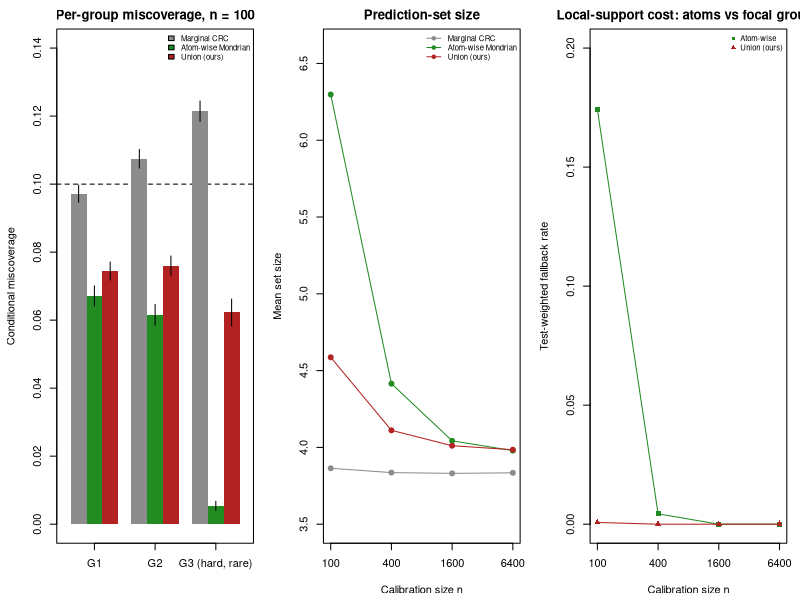
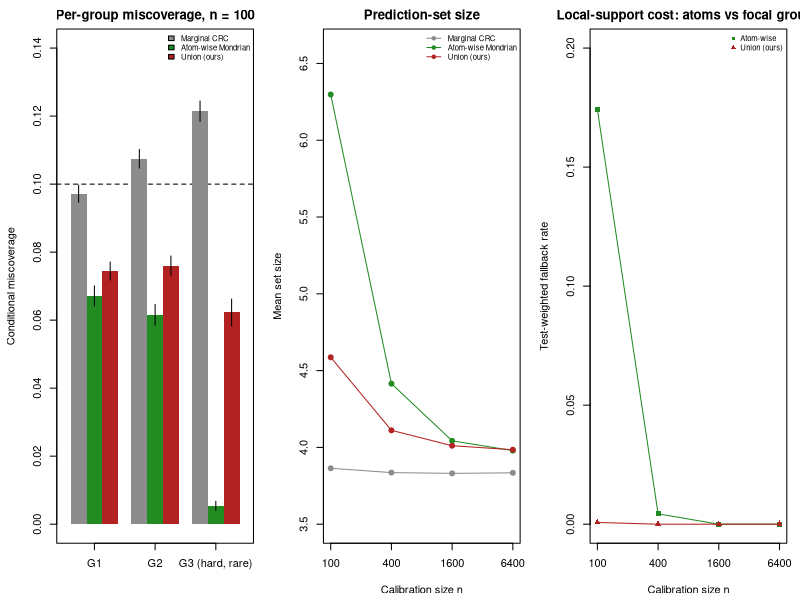

These charts were generated, in order, by the following R code:
## Section 5.2, E4a: Overlapping-group miscoverage and local support
## Audited revision. Base R; no external packages.
## Main change: independent held-out evaluation draw per replication so that
## across-replication Monte Carlo standard errors include test-sample variation.
## The calibration algorithms and score are unchanged from the supplied code.
## Outputs: figures/fig_overlap_miscoverage.pdf and .png;
##          figures/example2_summary.csv and example2_atoms.csv.

set.seed(20261025)
L <- 3L; B <- 1; ALPHA <- 0.10; NV <- 2L^L
VEC <- t(sapply(0:(NV-1L), function(a)
  bitwAnd(bitwShiftR(a, 0:(L-1L)), 1L)))
PAT <- apply(VEC, 1L, function(v) paste(v, collapse=""))
P <- c(0.55, 0.40, 0.18)
GAM <- c(1.70, 1.00, 0.40)
NOISE <- 1.0; TAU <- qnorm(1-P)
BARRIER <- B / ALPHA
NS <- c(100L, 400L, 1600L, 6400L)
REPS <- 500L
NEVAL <- 6000L  # independent test observations per replicate
LMAX <- 1e9    # finite maximal action; scores bounded by probability clipping
POW2 <- 2^(0:(L-1L))
METHODS <- c(marg=1L, atom=2L, union=3L)

# X can be taken as eta (or q); Y is generated from latent Gaussian z.
# q is a fixed predictive score component, NOT assumed to be the true
# conditional probability when labels are dependent.
gen <- function(n, rho) {
  f <- matrix(rnorm(n), n, 1L)
  e <- matrix(rnorm(n*L), n, L)
  z <- sqrt(rho)*f[, rep(1L, L)] + sqrt(1-rho)*e
  Y <- 0L + (z > matrix(TAU, n, L, byrow=TRUE))
  eta <- matrix(GAM, n, L, byrow=TRUE) *
    (z - matrix(TAU, n, L, byrow=TRUE)) +
    NOISE*matrix(rnorm(n*L), n, L)
  q <- pmin(pmax(plogis(eta), 1e-6), 1-1e-6)
  base <- rowSums(-log1p(-q))
  delta <- log1p(-q) - log(q)
  sc <- base + delta %*% t(VEC)
  yid <- as.integer(round(Y %*% POW2))
  list(Y=Y, yid=yid, sc=sc)
}

# For continuous true-label scores this is exactly the CRC cutoff:
# the floor((n+1)*alpha)-th largest score. If count is insufficient,
# choose the maximal threshold, which admits all eligible candidates.
crc_cut <- function(strue, alpha=ALPHA) {
  n <- length(strue)
  k <- floor((n+1)*alpha)
  if (n==0L || k<1L) return(list(t=LMAX, def=TRUE))
  list(t=sort(strue, decreasing=TRUE)[k], def=FALSE)
}

mc_hw <- function(x) 1.96 * sd(x) / sqrt(length(x))

run <- function(rho) {
  # Group index 1 is G0={Y=000}; indices 2,3,4 are focal G1,G2,G3.
  Rg <- array(NA_real_, c(REPS, L+1L, length(METHODS), length(NS)))
  Rp <- array(NA_real_, c(REPS, length(METHODS), length(NS)))
  Sz <- array(NA_real_, c(REPS, length(METHODS), length(NS)))
  # Test-pattern-probability-weighted fallback probability.
  Fb <- array(NA_real_, c(REPS, 2L, length(NS)))
  # Fraction of the 8 atom groups / 4 original groups selecting max.
  Fg <- array(NA_real_, c(REPS, 2L, length(NS)))
  atoms <- matrix(0, length(NS), NV)
  adefr <- matrix(0, length(NS), NV)
  tmr <- c(marg=0, atom=0, union=0)

  for (ni in seq_along(NS)) {
    n <- NS[ni]
    for (r in seq_len(REPS)) {
      dc <- gen(n, rho)
      Yc <- dc$Y; yidc <- dc$yid
      strue_c <- dc$sc[cbind(seq_len(n), yidc+1L)]

      start <- proc.time()[3]
      tm <- crc_cut(strue_c)$t
      tmr["marg"] <- tmr["marg"] + proc.time()[3]-start
      cut_marg <- rep(tm, NV)

      start <- proc.time()[3]
      ta <- numeric(NV); adef <- logical(NV)
      for (a in 0:(NV-1L)) {
        cc <- crc_cut(strue_c[yidc==a])
        ta[a+1L] <- cc$t; adef[a+1L] <- cc$def
      }
      tmr["atom"] <- tmr["atom"] + proc.time()[3]-start
      cut_atom <- ta
      atoms[ni, ] <- atoms[ni, ] + tabulate(yidc+1L, nbins=NV)
      adefr[ni, ] <- adefr[ni, ] + adef

      start <- proc.time()[3]
      foc <- lapply(seq_len(L), function(j) crc_cut(strue_c[Yc[,j]==1]))
      tf <- vapply(foc, function(z) z$t, numeric(1))
      cb <- crc_cut(strue_c[yidc==0L]); t0b <- cb$t
      cut_un <- vapply(0:(NV-1L), function(a) {
        on <- which(VEC[a+1L, ]==1)
        if (length(on)>0L) max(tf[on]) else t0b
      }, numeric(1))
      tmr["union"] <- tmr["union"] + proc.time()[3]-start

      Fg[r,1,ni] <- mean(adef)
      Fg[r,2,ni] <- mean(c(cb$def, vapply(foc, function(z) z$def, logical(1))))

      # A fresh test sample for every replication. Common test points within
      # the replication give paired comparisons across the three methods.
      ep <- gen(NEVAL, rho)
      Yp <- ep$Y; yidp <- ep$yid; scp <- ep$sc
      gm <- c(list(yidp==0L), lapply(seq_len(L), function(j) Yp[,j]==1L))
      Fb[r,1,ni] <- mean(adef[yidp+1L])
      Fb[r,2,ni] <- mean(cut_un[yidp+1L] >= LMAX)

      for (nm in names(METHODS)) {
        mi <- METHODS[nm]
        cut <- switch(nm, marg=cut_marg, atom=cut_atom, union=cut_un)
        adm <- sweep(scp, 2L, cut, FUN="<=")
        covered <- adm[cbind(seq_len(NEVAL), yidp+1L)]
        for (g in seq_len(L+1L)) Rg[r,g,mi,ni] <- mean(!covered[gm[[g]]])
        Rp[r,mi,ni] <- mean(!covered)
        Sz[r,mi,ni] <- mean(rowSums(adm))
      }
    }
    atoms[ni, ] <- atoms[ni, ]/REPS
    adefr[ni, ] <- adefr[ni, ]/REPS
  }
  list(Rg=Rg, Rp=Rp, Sz=Sz, Fb=Fb, Fg=Fg, atoms=atoms,
       adefr=adefr, cal_ms=1000*tmr/(REPS*length(NS)), midx=METHODS)
}

res_ind <- run(0.0)
res_cor <- run(0.5)

mk_summary <- function(res, cond) {
  do.call(rbind, lapply(names(res$midx), function(nm) {
    mi <- res$midx[nm]
    do.call(rbind, lapply(seq_along(NS), function(ni) {
      is_marg <- nm=="marg"
      defidx <- if (nm=="atom") 1L else 2L
      data.frame(
        condition=cond,
        method=c(marg="Marginal CRC",atom="Atom-wise Mondrian",union="Union (ours)")[nm],
        n=NS[ni],
        pooled_risk=mean(res$Rp[,mi,ni]),
        risk_G0=mean(res$Rg[,1,mi,ni]),
        risk_G1=mean(res$Rg[,2,mi,ni]),
        risk_G2=mean(res$Rg[,3,mi,ni]),
        risk_G3=mean(res$Rg[,4,mi,ni]),
        mean_size=mean(res$Sz[,mi,ni]),
        weighted_default_rate=if(is_marg) NA_real_ else mean(res$Fb[,defidx,ni]),
        fraction_groups_default=if(is_marg) NA_real_ else mean(res$Fg[,defidx,ni]),
        cal_ms_per_rep=unname(res$cal_ms[nm]),
        risk_G3_hw=mc_hw(res$Rg[,4,mi,ni]),
        mean_size_hw=mc_hw(res$Sz[,mi,ni]),
        row.names=NULL
      )
    }))
  }))
}

summary <- rbind(mk_summary(res_ind, "independent"),
                 mk_summary(res_cor, "correlated"))
dir.create("figures", recursive=TRUE, showWarnings=FALSE)
write.csv(summary, "figures/example2_summary.csv", row.names=FALSE)
atom_tab <- data.frame(atom=PAT,
                       avg_count_n100=res_ind$atoms[1,],
                       default_rate_n100=res_ind$adefr[1,])
write.csv(atom_tab, "figures/example2_atoms.csv", row.names=FALSE)

cat(sprintf("Example 2: L=%d, alpha=%.2f, B/alpha=%.0f, %d reps, %d fresh test samples per rep\n",
            L,ALPHA,BARRIER,REPS,NEVAL))
print(summary[,c("condition","method","n","risk_G0","risk_G1","risk_G2","risk_G3",
                "mean_size","weighted_default_rate","fraction_groups_default")],
      row.names=FALSE, digits=3)
cat("\nAtom counts and fallback rates at n=100 (independent labels):\n")
print(atom_tab, row.names=FALSE, digits=3)

make_plot <- function(file, format=c("pdf", "png")) {
  format <- match.arg(format)
  if(format=="pdf") pdf(file, width=14, height=4.1, useDingbats=FALSE)
  else png(file, width=1750, height=512, res=125)
  old <- par(mfrow=c(1,3), mar=c(4.3,4.3,2.2,1))
  on.exit({par(old); dev.off()}, add=TRUE)
  R <- res_ind; mi <- R$midx
  cols <- c(marg="grey55", atom="forestgreen", union="firebrick")
  labs <- c(marg="Marginal CRC",atom="Atom-wise Mondrian",union="Union (ours)")

  w <- .26; gx <- seq_len(L)
  plot(NA, xlim=c(.5,L+.5), ylim=c(0,.14), xaxt="n", xlab="",
       ylab="Conditional miscoverage", main="Per-group miscoverage, n = 100")
  abline(h=ALPHA, lty=2)
  for(i in seq_along(mi)) {
    nm <- names(mi)[i]; x <- gx+(i-2)*w
    mu <- vapply(1:L, function(g) mean(R$Rg[,g+1,mi[nm],1]), numeric(1))
    hw <- vapply(1:L, function(g) mc_hw(R$Rg[,g+1,mi[nm],1]), numeric(1))
    rect(x-w/2,0,x+w/2,mu,col=cols[nm],border=NA)
    segments(x,pmax(0,mu-hw),x,mu+hw)
  }
  axis(1,gx,c("G1","G2","G3 (hard, rare)"))
  legend("topright",labs,fill=cols,bty="n",cex=.7)

  plot(NA,xlim=range(NS),ylim=c(3.5,6.6),log="x",xaxt="n",
       xlab="Calibration size n",ylab="Mean set size",
       main="Prediction-set size")
  axis(1,NS,NS)
  for(nm in names(mi))
    lines(NS,vapply(seq_along(NS),function(ni) mean(R$Sz[,mi[nm],ni]),numeric(1)),
          type="o",pch=19,col=cols[nm])
  legend("topright",labs,lty=1,pch=19,col=cols,bty="n",cex=.7)

  plot(NA,xlim=range(NS),ylim=c(0,.20),log="x",xaxt="n",
       xlab="Calibration size n",ylab="Test-weighted fallback rate",
       main="Local-support cost: atoms vs focal groups")
  axis(1,NS,NS)
  for(k in 1:2) {
    nm <- c("atom","union")[k]
    lines(NS,vapply(seq_along(NS),function(ni) mean(R$Fb[,k,ni]),numeric(1)),
          type="o",pch=c(15,17)[k],col=cols[nm])
  }
  legend("topright",c("Atom-wise","Union (ours)"),pch=c(15,17),
         col=cols[c("atom","union")],bty="n",cex=.7)
  invisible(file)
}
make_plot("figures/fig_overlap_miscoverage.pdf","pdf")
make_plot("figures/fig_overlap_miscoverage.png","png")
cat("\nSaved figures/fig_overlap_miscoverage.{pdf,png} and CSV files.\n")
